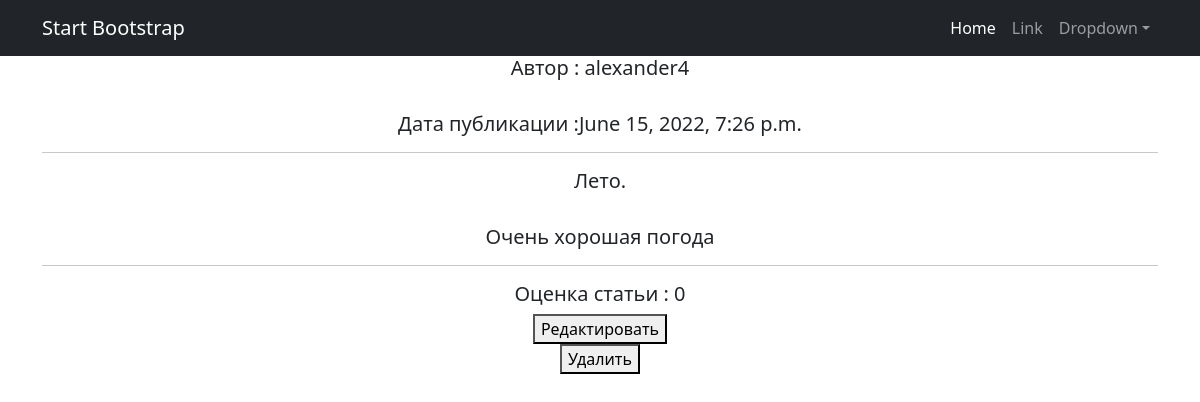
/news/75, run on the app's committed database.
### news/models.py (models this page shows, shortened)
class Post(models.Model):
    article = 'AR'
    news = 'NW'
    TYPES = [(article, 'статья'), (news, 'новость')]
    post_author = models.ForeignKey(Author, on_delete=models.CASCADE)
    post_type = models.CharField(max_length=2, choices=TYPES)
    post_time_create = models.DateTimeField(auto_now_add=True)
    post_category = models.ManyToManyField(Category, through='PostCategory')
    post_title = models.CharField(max_length=255)
    post_text = models.TextField()
    post_rating = models.IntegerField(default=0)

class Author(models.Model):
    author = models.OneToOneField(User, on_delete=models.CASCADE)
    author_rating = models.IntegerField(default=0, verbose_name='rating')
    def __str__(self):
        return f'{self.author}'

### news/views.py (the view)
# urls.py: path('<int:pk>', PostDetail.as_view(), name='post'),
class PostDetail(DetailView):
    model = Post
    template_name = 'post.html'
    context_object_name = 'post'
    queryset = Post.objects.all()

### news/templatetags/custom_filters.py (called while the page is built)
@register.filter(name='censor')
def censor(value):
    count = 0
    bad_words = ['сука', 'черт', 'блин', 'скотина', 'падла', 'гадость']
    text = value.split()
    for word in text:
        word = word.lower()
        for bad_word in bad_words:
            if word == bad_word:
                return value.replace(text[count], '*' * len(word))
        count += 1
    return value

### templates/post.html (shortened to what this page needs)
{% extends 'flatpages/default.html' %}
{% load custom_filters %}
{% load custom_tags %}
{% block content %}
<h5>Автор : {{ post.post_author }}</h5>
<br>
<h5>Дата публикации :{{ post.post_time_create }}</h5>
<hr>
<h5> {{ post.post_title | censor}}.</h5>
<br>
<h5> {{ post.post_text | censor }}</h5>
<hr>
<h5> Оценка статьи : {{ post.post_rating }}</h5>
<body>
  <form action="{% url 'post_update' post.id %}">
   <button>Редактировать</button>
  </form>
  <form action="{% url 'post_delete' post.id %}">
   <button>Удалить</button>
  </form>
 </body>
{% endblock content %}

### data on the page
Post: post_author "alexander4", post_time_create "June 15, 2022, 7:26 p.m.", post_title|censor "Лето", post_text|censor "Очень хорошая погода", post_rating "0"
